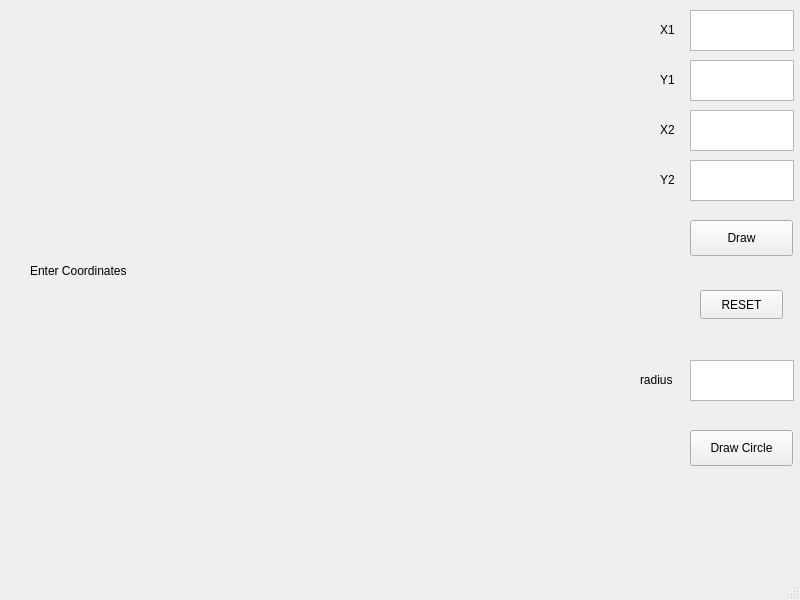
<?xml version="1.0" encoding="UTF-8"?>
<ui version="4.0">
 <class>MainWindow</class>
 <widget class="QMainWindow" name="MainWindow">
  <property name="geometry">
   <rect>
    <x>0</x>
    <y>0</y>
    <width>800</width>
    <height>600</height>
   </rect>
  </property>
  <property name="windowTitle">
   <string>MainWindow</string>
  </property>
  <widget class="QWidget" name="centralwidget">
   <widget class="QTextEdit" name="y1">
    <property name="geometry">
     <rect>
      <x>690</x>
      <y>60</y>
      <width>104</width>
      <height>41</height>
     </rect>
    </property>
   </widget>
   <widget class="QTextEdit" name="y2">
    <property name="geometry">
     <rect>
      <x>690</x>
      <y>160</y>
      <width>104</width>
      <height>41</height>
     </rect>
    </property>
   </widget>
   <widget class="QLabel" name="label_4">
    <property name="geometry">
     <rect>
      <x>660</x>
      <y>120</y>
      <width>16</width>
      <height>19</height>
     </rect>
    </property>
    <property name="text">
     <string>X2</string>
    </property>
   </widget>
   <widget class="QPushButton" name="helloBtn">
    <property name="geometry">
     <rect>
      <x>690</x>
      <y>220</y>
      <width>103</width>
      <height>36</height>
     </rect>
    </property>
    <property name="text">
     <string>Draw</string>
    </property>
   </widget>
   <widget class="QLabel" name="label_2">
    <property name="geometry">
     <rect>
      <x>660</x>
      <y>70</y>
      <width>16</width>
      <height>19</height>
     </rect>
    </property>
    <property name="text">
     <string>Y1</string>
    </property>
   </widget>
   <widget class="QPushButton" name="reset">
    <property name="geometry">
     <rect>
      <x>700</x>
      <y>290</y>
      <width>83</width>
      <height>29</height>
     </rect>
    </property>
    <property name="text">
     <string>RESET</string>
    </property>
   </widget>
   <widget class="QTextEdit" name="r">
    <property name="geometry">
     <rect>
      <x>690</x>
      <y>360</y>
      <width>104</width>
      <height>41</height>
     </rect>
    </property>
   </widget>
   <widget class="QTextEdit" name="x2">
    <property name="geometry">
     <rect>
      <x>690</x>
      <y>110</y>
      <width>104</width>
      <height>41</height>
     </rect>
    </property>
   </widget>
   <widget class="QTextEdit" name="x1">
    <property name="geometry">
     <rect>
      <x>690</x>
      <y>10</y>
      <width>104</width>
      <height>41</height>
     </rect>
    </property>
   </widget>
   <widget class="QLabel" name="label_3">
    <property name="geometry">
     <rect>
      <x>660</x>
      <y>170</y>
      <width>16</width>
      <height>19</height>
     </rect>
    </property>
    <property name="text">
     <string>Y2</string>
    </property>
   </widget>
   <widget class="QLabel" name="label_5">
    <property name="geometry">
     <rect>
      <x>640</x>
      <y>370</y>
      <width>41</width>
      <height>20</height>
     </rect>
    </property>
    <property name="text">
     <string>radius</string>
    </property>
   </widget>
   <widget class="QLabel" name="label">
    <property name="geometry">
     <rect>
      <x>30</x>
      <y>20</y>
      <width>601</width>
      <height>501</height>
     </rect>
    </property>
    <property name="text">
     <string>Enter Coordinates</string>
    </property>
   </widget>
   <widget class="QPushButton" name="drawCircle">
    <property name="geometry">
     <rect>
      <x>690</x>
      <y>430</y>
      <width>103</width>
      <height>36</height>
     </rect>
    </property>
    <property name="text">
     <string>Draw Circle</string>
    </property>
   </widget>
   <widget class="QLabel" name="labelx1">
    <property name="geometry">
     <rect>
      <x>660</x>
      <y>20</y>
      <width>16</width>
      <height>19</height>
     </rect>
    </property>
    <property name="text">
     <string>X1</string>
    </property>
   </widget>
  </widget>
  <widget class="QMenuBar" name="menubar">
   <property name="geometry">
    <rect>
     <x>0</x>
     <y>0</y>
     <width>800</width>
     <height>25</height>
    </rect>
   </property>
  </widget>
  <widget class="QStatusBar" name="statusbar"/>
 </widget>
 <resources/>
 <connections/>
</ui>
